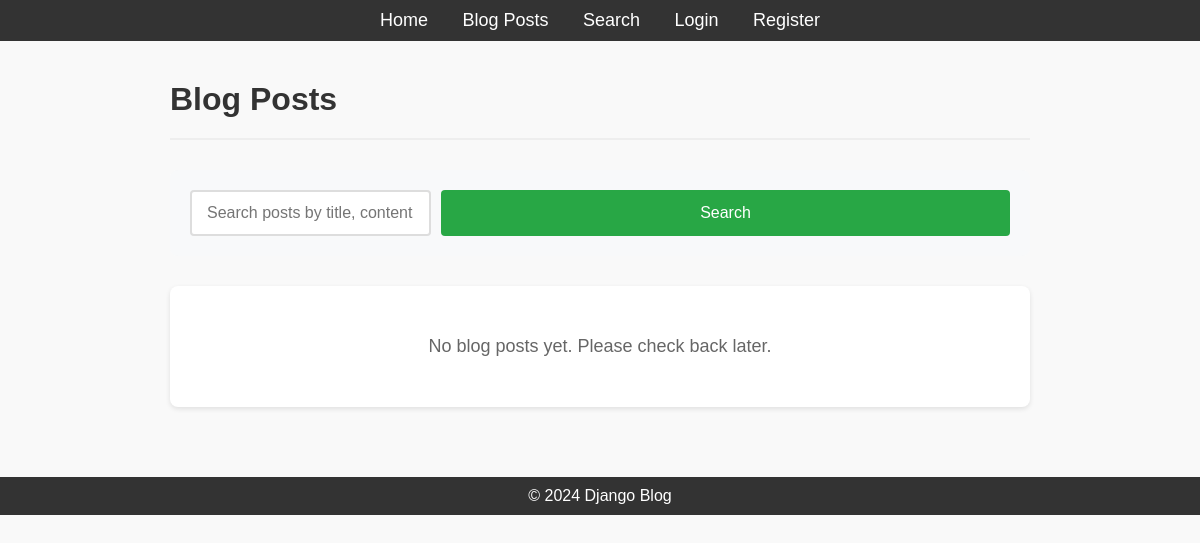
Page /post/ on the earlier database version.
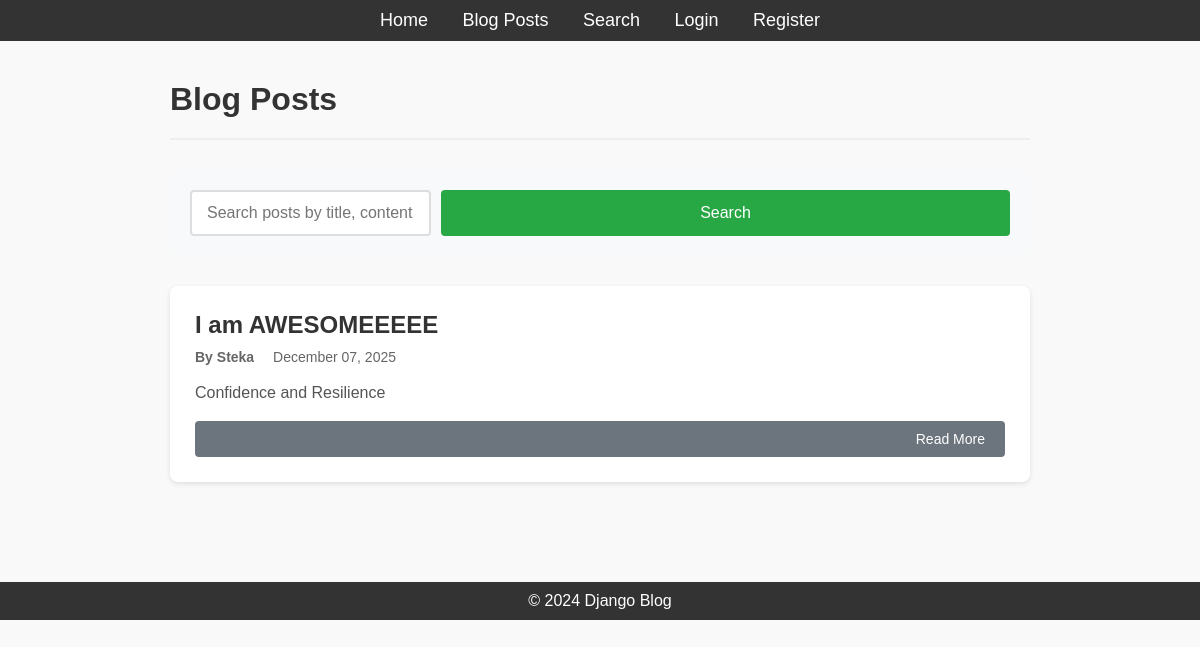
Same page on the later database version.
### blog/models.py (models this page shows, shortened)
class Post(models.Model):
    title = models.CharField(max_length=200)
    content = models.TextField()
    author = models.ForeignKey(User, on_delete=models.CASCADE, related_name='posts')
    published_date = models.DateTimeField(auto_now_add=True)
    updated_date = models.DateTimeField(auto_now=True)
    class Meta:
        ordering = ['-published_date']

### blog/views.py (the view)
class PostListView(ListView):
    model = Post
    template_name = 'blog/post_list.html'
    context_object_name = 'posts'
    paginate_by = 5
    ordering = ['-published_date']
    def get_context_data(self, **kwargs):
        context = super().get_context_data(**kwargs)
        context['all_tags'] = Tag.objects.all()
        return context

### blog/templates/blog/post_list.html (shortened to what this page needs)
{% extends 'blog/base.html' %}
{% block content %}
<div class="post-list-container">
    <div class="post-list-header">
        <h1>Blog Posts</h1>
    </div>
    <div class="search-box">
        <form method="get" action="{% url 'post-search' %}" class="search-form">
            <input
                type="text"
                name="q"
                placeholder="Search posts by title, content, or tags..."
                class="search-input"
                required
            >
            <button type="submit" class="btn btn-search">Search</button>
        </form>
    </div>
    {% if posts %}
        <div class="posts">
            {% for post in posts %}
                <article class="post-item">
                    <div class="post-header">
                        <h2><a href="{% url 'post-detail' post.pk %}">{{ post.title }}</a></h2>
                        <div class="post-meta">
                            <span class="post-author">By {{ post.author.username }}</span>
                            <span class="post-date">{{ post.published_date|date:"F d, Y" }}</span>
                        </div>
                    </div>
                    <div class="post-snippet">
                        {{ post.content|truncatewords:50|linebreaks }}
                    </div>
                    <div class="post-actions">
                        <a href="{% url 'post-detail' post.pk %}" class="btn btn-secondary">Read More</a>
                    </div>
                </article>
            {% endfor %}
        </div>
    {% else %}
        <div class="no-posts">
            <p>No blog posts yet. {% if user.is_authenticated %}Be the first to create one!{% else %}Please check back later.{% endif %}</p>
        </div>
    {% endif %}
</div>
{% endblock %}

Differences in the rows shown:
added Post: title "I am AWESOMEEEEE", author.username "Steka", published_date "December 07, 2025", content "Confidence and Resilience"
Other differences:
text no longer shown: "No blog posts yet. Please check back later."
